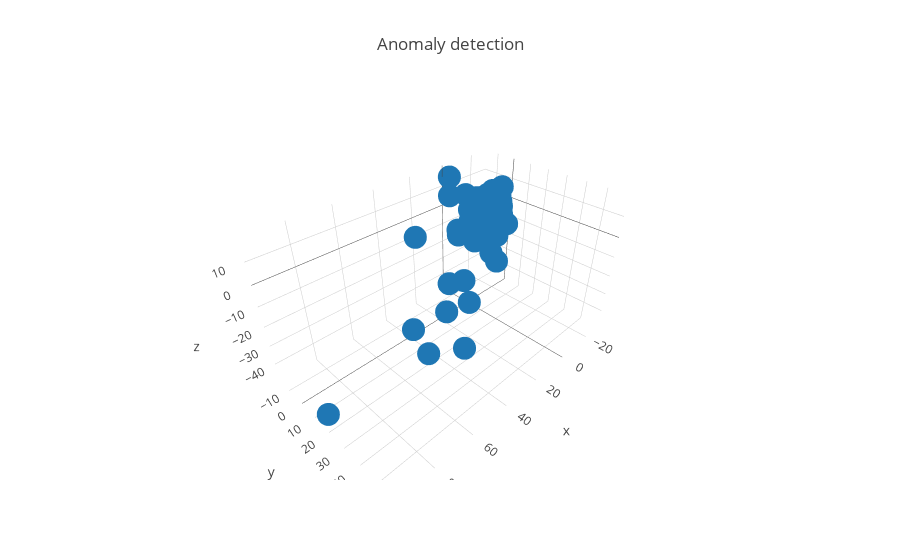

Write notebook code for a chart like this one.
### Code cell
interactive_3d_plot(fft_all[:100], names[:100])
